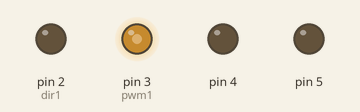
This sketch was run on a simulated Arduino Mega 2560, built with avr-gcc and run on an emulated ATmega2560. Parts: output pins drawn as LEDs (lit = HIGH).

Above: at 0.05 s.
At 7.45 s:
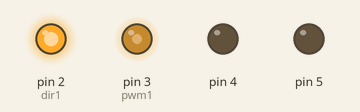
At 14.95 s:
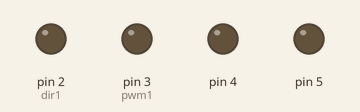
Timing chart, 0 to 19.5 s (numbered marks = the images above):
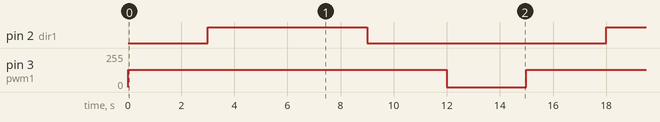

Measured:
- by itself, pin 2 (dir1): alternates HIGH for 6.0 s and LOW for 9.0 s
- by itself, pin 3 (pwm1): alternates 128/255 for 12.0 s and 0/255 for 3.0 s

The sketch:

Test_One.ino
```cpp
int dir1 = 2, pwm1 = 3, dir2 = 40, pwm2 = 41;
// ****************************** Setup ******************************
void setup()
{
    pinMode(2 , OUTPUT);
    pinMode(3 , OUTPUT);
    pinMode(4 , OUTPUT);
    pinMode(5 , OUTPUT);
}

void forward(int vel) // -------------- Forward
{
    analogWrite(pwm1, vel);
    analogWrite(pwm1, vel);

    digitalWrite(dir1, 0);
    digitalWrite(dir2, 1);
}

void backward(int vel) // -------------- Backward
{
    analogWrite(pwm1, vel);
    analogWrite(pwm1, vel);

    digitalWrite(dir1, 1);
    digitalWrite(dir2, 0);
}

void left(int vel) // -------------- Left
{
    analogWrite(pwm1, vel);
    analogWrite(pwm1, vel);

    digitalWrite(dir1, 1);
    digitalWrite(dir2, 1);
}

void right(int vel) // -------------- Right
{
    analogWrite(pwm1, vel);
    analogWrite(pwm1, vel);

    digitalWrite(dir1, 0);
    digitalWrite(dir2, 0);
}

void stop(int vel) // -------------- Stop
{
    analogWrite(pwm1, 0);
    analogWrite(pwm1, 0);
}
// ****************************** Loop ******************************
void loop()
{
    forward(128);
    delay(3000);

    backward(128);
    delay(3000);

    left(128);
    delay(3000);

    right(128);
    delay(3000);

    stop(0);
    delay(3000);
}
```
